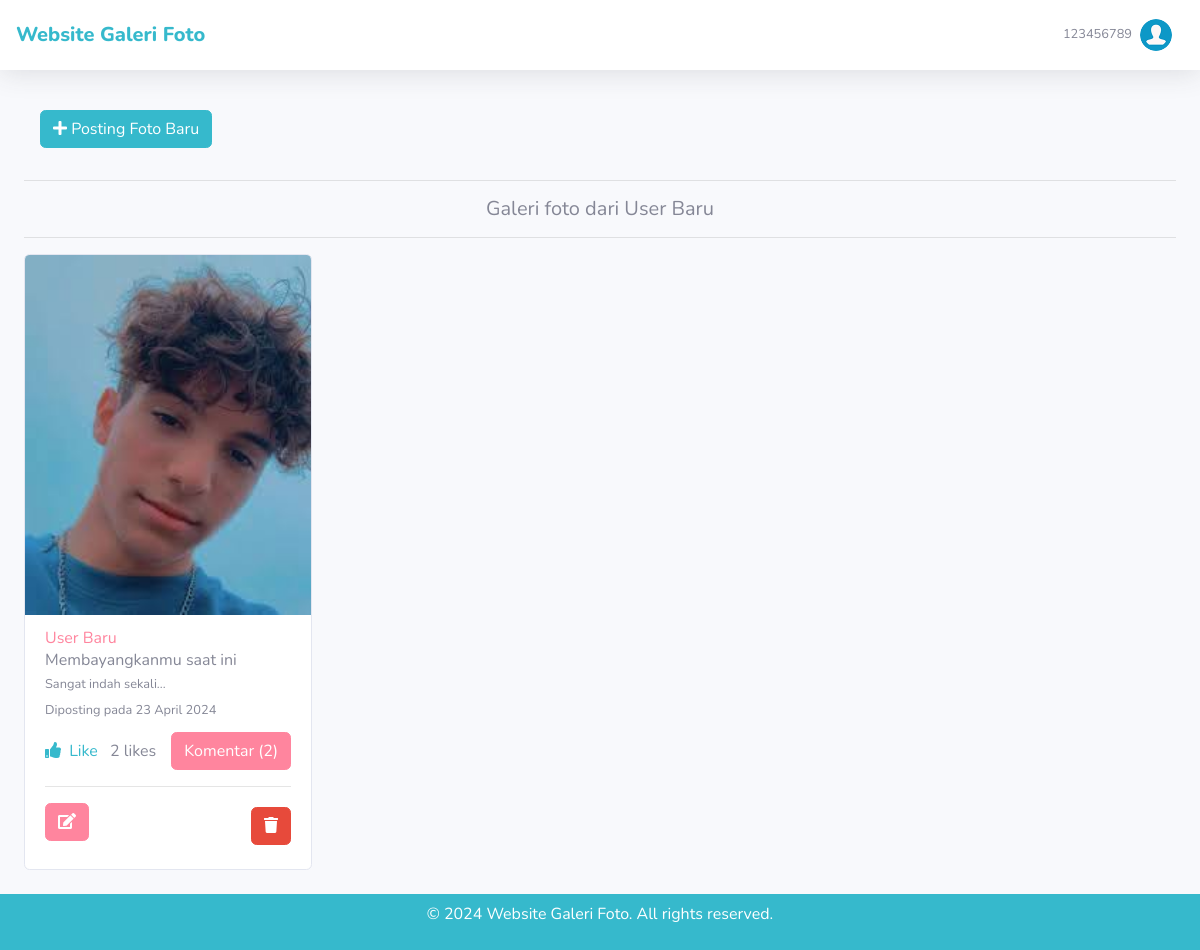
/profile-list.php?user_id=1 (signed in), run on the app's committed database.
### tables this page shows
CREATE TABLE `user` (
  `user_id` int NOT NULL,
  `username` int DEFAULT NULL,
  `password` varchar(255) DEFAULT NULL,
  `email` varchar(255) DEFAULT NULL,
  `nama_lengkap` varchar(255) DEFAULT NULL,
  `alamat` text
);

CREATE TABLE `foto` (
  `foto_id` int NOT NULL,
  `judul_foto` varchar(255) DEFAULT NULL,
  `deskripsi_foto` text,
  `tanggal_unggah` date DEFAULT NULL,
  `lokasi_file` varchar(255) DEFAULT NULL,
  `user_id` int DEFAULT NULL
);

### includes/functions.php (called while the page is built, shortened)
<?php
function convertTanggal($tanggal) {
    $date = new DateTime($tanggal);
    $bulan = array(
        1 => 'Januari',
        2 => 'Februari',
        3 => 'Maret',
        4 => 'April',
        5 => 'Mei',
        6 => 'Juni',
        7 => 'Juli',
        8 => 'Agustus',
        9 => 'September',
        10 => 'Oktober',
        11 => 'November',
        12 => 'Desember'
    );
    $tanggal = $date->format('j');
    $bulan = $bulan[$date->format('n')];
    $tahun = $date->format('Y');
    return $tanggal . ' ' . $bulan . ' ' . $tahun;
}
?>

### profile-list.php (the view, shortened to what this page needs)
<?php
require_once('includes/init.php');
if(isset($_GET['user_id'])){
    $user = mysqli_query($koneksi,"SELECT * from user where user_id = '$_GET[user_id]'");
    $user = mysqli_fetch_assoc($user);
}else{
    redirect_to("dashboard.php");
}
require_once('template/header.php');
?>
<div class="mb-4">
    <div class="col-12 p-3">
        <?php
        if($_GET['user_id']==$_SESSION['user_id']){
            ?>
            <a href="foto-tambah.php" class="btn btn-info"> <i class="fa fa-plus"></i> Posting Foto Baru </a>
        <?php
        }
        ?>
    </div>
    <div class="row">
        <div class="col-12">
            <hr>
            <p class="h5 text-center">Galeri foto dari <?=$user['nama_lengkap'];?></p>
            <hr>
        </div>
        <?php
            $query = mysqli_query($koneksi,"SELECT f.*, u.* from foto f inner join user u on f.user_id=u.user_id where f.user_id='$_GET[user_id]' ORDER BY f.foto_id DESC");
            if(mysqli_num_rows($query)>0){
                while($data = mysqli_fetch_array($query)):
                    $query_like = mysqli_query($koneksi, "SELECT COUNT(*) AS total_like FROM like_foto WHERE foto_id = '{$data['foto_id']}'");
                    $total_like = mysqli_fetch_assoc($query_like)['total_like'];
                    $query_komentar = mysqli_query($koneksi, "SELECT COUNT(*) AS total_komentar FROM komentar_foto WHERE foto_id = '{$data['foto_id']}'");
                    $total_komentar = mysqli_fetch_assoc($query_komentar)['total_komentar'];
                    $ual= mysqli_query($koneksi, "SELECT * from like_foto where user_id = '$_SESSION[user_id]' and foto_id='$data[foto_id]'");
                    $ual_c = mysqli_num_rows($ual);
                    if($ual_c>0){
                        $user_already_liked=true;
                    }else{
                        $user_already_liked=false;
                    }
            ?>
            <div class="col-12 col-lg-4 col-xl-4 col-md-4">
                <div class="card" style="width: 18rem;">
                    <img class="card-img-top" src="<?=$data['lokasi_file'];?>" alt="Card image cap" height="360px">
                    <div class="card-body">
                        <p class="card-text p-0" style="line-height: 0.4;"><a href="profile-list.php?user_id=<?=$data['user_id'];?>"><?= $data['nama_lengkap']; ?></a></p>
                        <p class="card-text p-0" style="line-height: 0.4;"><?=$data['judul_foto'];?></p>
                        <p class="p-0 card-text" style="line-height: 0.4;"><small><?=$data['deskripsi_foto'];?></small></p>
                        <p class="card-text"style="line-height: 0.8;"><small class="text-muted">Diposting pada <?= convertTanggal($data['tanggal_unggah']); ?></small></p>
                        <div class="d-flex justify-content-between align-items-center">
                            <div>
                                <a href="#" class="btn-like" data-foto-id="<?=$data['foto_id'];?>" style="color: <?=($user_already_liked ? '#36b9cc' : '#858796');?>">
                                    <i class="fa fa-thumbs-up mr-1" ></i> Like
                                </a>
                                <span class="ml-2"><span class="like-count"><?=$total_like;?></span> likes</span>
                            </div>
                            <div>
                                <a href="foto.php?foto_id=<?=$data['foto_id'];?>" class="btn btn-primary">Komentar (<?=$total_komentar;?>)</a>
                            </div>
                        </div>
                        <?php
                        if($data['user_id']==$_SESSION['user_id']){
                            ?>
                            <hr>
                            <div class="d-flex justify-content-between align-items-center">
                                <a href="foto_ubah.php?foto_id=<?= $data['foto_id']; ?>" class="btn btn-primary mb-2"><i class="fa fa-edit"></i></a>
                                <a href="foto_hapus.php?foto_id=<?= $data['foto_id']; ?>" class="btn btn-danger"><i class="fa fa-trash"></i></a>
                            </div>
                            <?php
                        }
                        ?>
                    </div>
                </div>
            </div>
            <?php endwhile; ?>
            <?php
            }else{
                ?>
                <div class="col-12 text-center p-4 mt-3">
                    <p class="h2">Belum ada foto</p>
                </div>
                <?php
            }
            ?>
    </div>
</div>
<?php
require_once('template/footer.php');
?>

### data on the page
user: nama_lengkap "User Baru"
foto: lokasi_file (picture), user.nama_lengkap "User Baru", judul_foto "Membayangkanmu saat ini", deskripsi_foto "Sangat indah sekali...", tanggal_unggah "23 April 2024", total_like "2", total_komentar "2"

### other printed values
$_SESSION['username'] "123456789"
